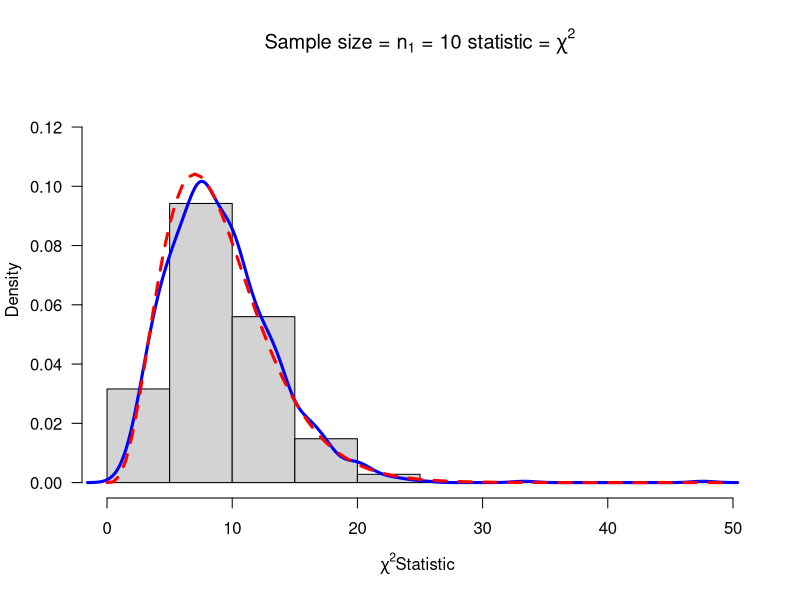

Write the R code that produced this figure. (Note: this script raises an error after producing the figure.)
# Task 1
getwd()
# Task 2
mychisim<-function(n1=10,sigma1=3,mean1=5,iter=1000,ymax=0.1,...){    # adjust ymax to make graph fit
  y1=rnorm(n1*iter,mean=mean1,sd=sigma1)# generate iter samples of size n1
  
  data1.mat=matrix(y1,nrow=n1,ncol=iter,byrow=TRUE) # Each column is a sample size n1
  
  ssq1=apply(data1.mat,2,var) # ssq1 is s squared
  
  w=(n1-1)*ssq1/sigma1^2      #chi-sq stat
  
  hist(w,freq=FALSE, ylim=c(0,ymax), # Histogram with annotation
       main=substitute(paste("Sample size = ",n[1]," = ",n1," statistic = ",chi^2)),
       xlab=expression(paste(chi^2, "Statistic",sep=" ")), las=1)
  lines(density(w),col="Blue",lwd=3) # add a density plot
  curve(dchisq(x,n1-1),add=TRUE,col="Red",lty=2,lwd=3) # add a theoretical curve
  title=expression(chi^2==frac((n[1]-1)*s^2,sigma^2)) #mathematical annotation -see ?plotmath
  legend(locator(1),c("Simulated","Theoretical"),col=c("Blue","Red"),lwd=4,lty=1:2,bty="n",title=title) # Legend #
  return(list(w=w,summary=summary(w),sd=sd(w),fun="Chi-sq")) # some output to use if needed
}
windows()

#	n1=10,iter=1000,mean=10,sd=4
chisq=mychisim(n1=10,sigma1 = 4,mean1 = 10, iter = 1000, ymax =0.13)
# n1 =20,iter=1000,mean=10,sd=4
chisq=mychisim(n1=20,sigma1 = 4,mean1 = 10, iter = 1000, ymax =0.08)
# n1 =100,iter=1000,mean=10,sd=4
chisq=mychisim(n1=100,sigma1 = 4,mean1 = 10, iter = 1000, ymax =0.04)
# n1 =200,iter=1000,mean=10,sd=4
chisq=mychisim(n1=200,sigma1 = 4,mean1 = 10, iter = 1000, ymax =0.04)
# n1 =1000,iter=1000,mean=10,sd=4
chisq=mychisim(n1=1000,sigma1 = 4,mean1 = 10, iter = 1000, ymax =0.02)
# n1 =10,iter=1500,mean=20,sd=10
chisq=mychisim(n1=10,sigma1 = 10, mean1 = 20, iter = 1500, ymax =0.1)
# histogram of chisq$w
hist(chisq$w,freq=FALSE, ylim=c(0,0.1), # Histogram with annotation
     main=substitute(paste("Sample size = ",n[1]," = ",n1," statistic = ",chi^2)),
     xlab=expression(paste(chi^2, "Statistic",sep=" ")) ,las=1)

# Task 3
myTsim<-function(n1=10,sigma1=3,mean1=5,iter=1000,ymax=0.1,...){    # adjust ymax to make graph fit
  y1=rnorm(n1*iter,mean=mean1,sd=sigma1)# generate iter samples of size n1
  
  data1.mat=matrix(y1,nrow=n1,ncol=iter,byrow=TRUE) # Each column is a sample size n1
  
  sd1=apply(data1.mat,2,sd) # sd
  ybar=apply(data1.mat,2,mean)  # mean
  
  w=(ybar-mean1)/(sd1/sqrt(n1))      #T stat
  
  hist(w,freq=FALSE, ylim=c(0,ymax), # Histogram with annotation
       main=substitute(paste("Sample size = ",n[1]," = ",n1," statistic = ",T," iterations= ",iter)),
       xlab=expression(paste(T, "Statistic",sep=" ")), las=1)
  lines(density(w),col="Blue",lwd=3) # add a density plot
  curve(dt(x,n1-1),add=TRUE,col="Red",lty=2,lwd=3) # add a theoretical curve
  title=expression(T==frac((bar(y)-mu),s/sqrt(n1))) #mathematical annotation -see ?plotmath
  legend(locator(1),c("Simulated","Theoretical"),col=c("Blue","Red"),lwd=4,lty=1:2,bty="n",title=title) # Legend #
  return(list(w=w,summary=summary(w),sd=sd(w),fun="T")) # some output to use if needed
}
windows()
#n1=10,iter=1000,mean1=10,sd1=4
myTsim(n1 = 10,iter =1000,mean1 =10,sd1 =4,ymax =0.5)
#n1=20,iter=1000,mean1=10,sd1=4
myTsim(n1 = 20,iter =1000,mean1 =10,sd1 =4,ymax =0.5)
#n1=100,iter=1000,mean1=10,sd1=4
myTsim(n1 = 100,iter =1000,mean1 =10,sd1 =4,ymax =0.5)
#n1=200,iter=1000,mean1=10,sd1=4
myTsim(n1 = 200,iter =1000,mean1 =10,sd1 =4,ymax =0.5)
# n1 =10,iter=1500,mean=20,sd=10
T = myTsim(n1 =10,iter =1500, mean1 = 20, sd1=10,ymax = 0.5) 
# Histogram of T$w
hist(T$w,freq=FALSE, ylim=c(0,.5), # Histogram with annotation
     main=substitute(paste("Sample size = ",n[1]," = ",n1," statistic = ",T," iterations= ",iter)),
     xlab=expression(paste(T, "Statistic",sep=" ")), las=1)

# Task 4
# sampling two populations
mychisim2<-function(n1=10,n2=14,sigma1=3,sigma2=3,mean1=5,mean2=10,iter=1000,ymax=0.07,...){    # adjust ymax to make graph fit
  y1=rnorm(n1*iter,mean=mean1,sd=sigma1)# generate iter samples of size n1
  y2=rnorm(n2*iter,mean=mean2,sd=sigma2)
  data1.mat=matrix(y1,nrow=n1,ncol=iter,byrow=TRUE) # Each column is a sample size n1
  data2.mat=matrix(y2,nrow=n2,ncol=iter,byrow=TRUE)
  ssq1=apply(data1.mat,2,var) # ssq1 is s squared
  ssq2=apply(data2.mat,2,var)
  spsq=((n1-1)*ssq1 + (n2-1)*ssq2)/(n1+n2-2) # pooled s squared
  w=(n1+n2-2)*spsq/(sigma1^2)#sigma1=sigma2,  Chi square stat
  hist(w,freq=FALSE, ylim=c(0,ymax), # Histogram with annotation
       main=substitute(paste("Sample size = ",n[1]+n[2]," = ",n1+n2," statistic = ",chi^2)),
       xlab=expression(paste(chi^2, "Statistic",sep=" ")), las=1)
  lines(density(w),col="Blue",lwd=3) # add a density plot
  curve(dchisq(x,n1+n2-2),add=TRUE,col="Red",lty=2,lwd=3) # add a theoretical curve
  title=expression(chi^2==frac((n[1]+n[2]-2)*S[p]^2,sigma^2)) #mathematical annotation -see ?plotmath
  legend(locator(1),c("Simulated","Theoretical"),col=c("Blue","Red"),lwd=4,lty=1:2,bty="n",title=title) # Legend #
  return(list(w=w,summary=summary(w),sd=sd(w),fun="Chi-sq")) # some output to use if needed
}
windows()
#n1=10,n2=10,mean1=5,mean2=10,sd1=sd2=4,iter=1000
mychisim2(n1 =10, n2 =10, mean1 = 5, mean2 = 10, sigma1 = 4,sigma2 = 4, iter = 1000)
#n1=20,n2=10,mean1=3,mean2=5,sd1=sd2=10,iter=1000
mychisim2(n1=20,n2=10,mean1=3,mean2=5,sigma1= 10,sigma2 = 10,iter = 1000)
#n1=50,n2=50,mean1=5,mean2=10,sd1=sd2=4,iter=10000
mychisim2(n1=50,n2=50,mean1=5,mean2=10,sigma1= 4,sigma2 = 4,iter = 10000)
#n1=80,n2=50,mean1=3,mean2=5,sigma1=sigma2=10,iter=10000
mychisim2(n1=80,n2=50,mean1=3,mean2=5,sigma1= 10,sigma2 = 10,iter = 10000)
# for iter =1000
mychis2 = mychisim2(iter =1000)
# Histogram
hist(mychis2$w,freq=FALSE, ylim=c(0,.1), # Histogram with annotation
     main=substitute(paste("Sample size = ",n[1]," = ",n1," statistic = ",T," iterations= ",iter)),
     xlab=expression(paste(T, "Statistic",sep=" ")), las=1)

# Task 5
# myTsim2 modified to show legend
myTsim2<-function(n1=10,n2=14,sigma1=3,sigma2=3,mean1=5,mean2=10,iter=1000,ymax=0.5,...){
  y1=rnorm(n1*iter,mean=mean1,sd=sigma1)# generate iter samples of size n1
  y2=rnorm(n2*iter,mean=mean2,sd=sigma2)
  data1.mat=matrix(y1,nrow=n1,ncol=iter,byrow=TRUE) # Each column is a sample size n1
  data2.mat=matrix(y2,nrow=n2,ncol=iter,byrow=TRUE)
  ssq1=apply(data1.mat,2,var) # ssq1 is s squared
  ybar1= apply(data1.mat,2,mean)
  ssq2=apply(data2.mat,2,var)
  ybar2=apply(data2.mat,2,mean)
  spsq=((n1-1)*ssq1 + (n2-1)*ssq2)/(n1+n2-2) # pooled s squared
  w=((ybar1-ybar2)-(mean1-mean2))/sqrt(spsq*(1/n1+1/n2))#sigma1=sigma2,  Chi square stat
  hist(w,freq=FALSE, ylim=c(0,ymax), # Histogram with annotation
       main=substitute(paste("Sample size = ",n[1]+n[2]," = ",n1+n2," statistic = ",T)),
       xlab=paste(" T Statistic",sep=""), las=1)
  lines(density(w),col="Blue",lwd=3) # add a density plot
  curve(dt(x,n1+n2-2),add=TRUE,col="Red",lty=2,lwd=3) # add a theoretical curve
  title=expression(T==frac((bar(Y)[1]-bar(Y)[2])-(mu[1]-mu[2]),S[p]*sqrt(frac(1,n[1])+frac(1,n[2])))) #mathematical annotation -see ?plotmath
  legend(locator(1),c("Simulated","Theoretical"),col=c("Blue","Red"),lwd=4,lty=1:2,bty="n",title=title)# Legend #
  return(list(w=w,summary=summary(w),sdw=sd(w),fun="T")) # some output to use if needed
}

windows()
# n1=10,n2=10,mean1=5,mean2=10,sd1=sd2=4,iter=1000
myTsim2(n1=10,n2=10,mean1=5,mean2=10,sigma1=4,sigma2=4,iter=1000)
# n1=20,n2=10,mean1=3,mean2=5,sigma1=sigma2=10,iter=1000
myTsim2(n1=20,n2=10,mean1=3,mean2=5,sigma1=10,sigma2=10,iter=1000)
# n1=50,n2=50,mean1=5,mean2=10,sigma1=sigma2=4,iter=10000
myTsim2(n1=50,n2=50,mean1=5,mean2=10,sigma1=4,sigma2=4,iter=10000)
# n1=80,n2=50,mean1=3,mean2=5,sigma1=10,sigma2=10,iter=10000
myTsim2(n1=80,n2=50,mean1=3,mean2=5,sigma1=10,sigma2=10,iter=10000)
# histogram for iter =10000
myT2 = myTsim2(iter = 1000)
hist(myT2$w,freq=FALSE, ylim=c(0,.5), # Histogram with annotation
     main=substitute(paste("Sample size = ",n[1]," = ",n1," statistic = ",T," iterations= ",iter)),
     xlab=expression(paste(T, "Statistic",sep=" ")), las=1)

# Task 6
myFsim2<-function(n1=10,n2=14,sigma1=3,sigma2=2,mean1=5,mean2=10,iter=1000,ymax=0.9,...){
  y1=rnorm(n1*iter,mean=mean1,sd=sigma1)# generate iter samples of size n1
  y2=rnorm(n2*iter,mean=mean2,sd=sigma2)
  data1.mat=matrix(y1,nrow=n1,ncol=iter,byrow=TRUE) # Each column is a sample size n1
  data2.mat=matrix(y2,nrow=n2,ncol=iter,byrow=TRUE)
  ssq1=apply(data1.mat,2,var) # ssq1 is s squared
  ssq2=apply(data2.mat,2,var)
  #spsq=((n1-1)*ssq1 + (n2-1)*ssq2)/(n1+n2-2) # pooled s squared
  w=ssq1*sigma2^2/(ssq2*sigma1^2) #
  hist(w,freq=FALSE, ylim=c(0,ymax), # Histogram with annotation
       main=substitute(paste("Sample size = ",n[1]+n[2]," = ",n1+n2," statistic = ",F)),
       xlab=paste("F Statistic",sep=""), las=1)
  lines(density(w),col="Blue",lwd=3) # add a density plot
  curve(df(x,n1-1,n2-1),xlim=c(0,6),add=TRUE,col="Red",lty=2,lwd=3) # add a theoretical curve
  title=expression(F==frac(s[1]^2,s[2]^2)*frac(sigma[2]^2,sigma[1]^2)) #mathematical annotation -see ?plotmath
  legend(6,0.5,c("Simulated","Theoretical"),col=c("Blue","Red"),lwd=4,lty=1:2,bty="n",title=title)# Legend #
  return(list(w=w,summary=summary(w),sd=sd(w),fun="F")) # some output to use if needed
}

# n1=10,n2=10,mean1=5,mean2=10,sd1=sd2=4,iter=1000
myFsim2(n1=10,n2=10,mean1=5,mean2=10,sigma1 =4,sigma2=4,iter=1000)
# n1=20,n2=10,mean1=3,mean2=5,sigma1=sigma2=10,iter=1000
myFsim2(n1=20,n2=10,mean1=3,mean2=5,sigma1=10,sigma2=10,iter=1000)
# n1=50,n2=50,mean1=5,mean2=10,sigma1=2,sigma2=4,iter=10000
myFsim2(n1=50,n2=50,mean1=5,mean2=10,sigma1=2,sigma2=4,iter=10000, ymax = 1.4)
# n1=80,n2=50,mean1=3,mean2=5,sigma1=10,sigma2=20,iter=10000
myFsim2(n1=80,n2=50,mean1=3,mean2=5,sigma1=10,sigma2=20,iter=10000, ymax = 2.0)
# Using default values
myFsim2(iter=10000)
